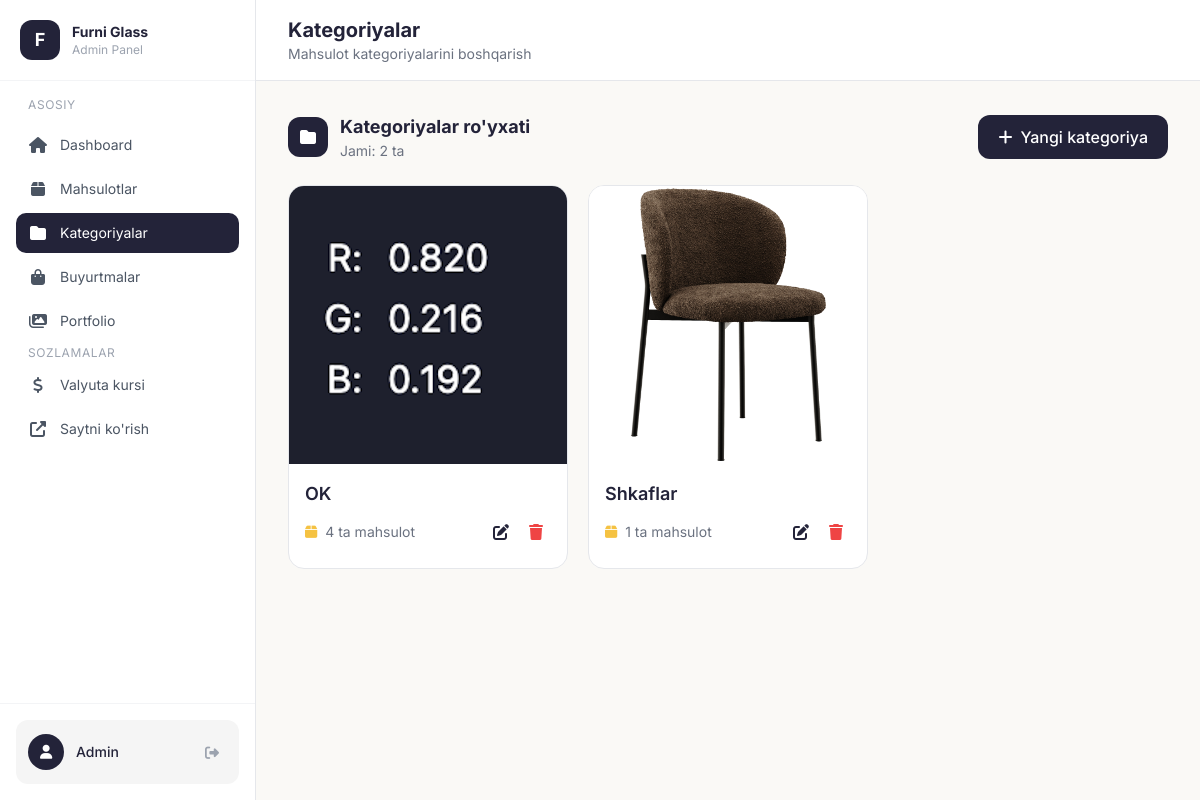
The page /admin/categories (signed in) on the database its author committed.
### models.py (models this page shows, shortened)
class Category(db.Model):
    id = db.Column(db.Integer, primary_key=True)
    name = db.Column(db.String(100), nullable=False)
    name_uz = db.Column(db.String(100), nullable=False)
    name_ru = db.Column(db.String(100))  # Avtomatik tarjima
    name_en = db.Column(db.String(100))  # Avtomatik tarjima
    slug = db.Column(db.String(100), unique=True, nullable=False)
    image = db.Column(db.String(200))
    products = db.relationship('Product', backref='category', lazy=True)

### app.py (the view)
@app.route('/admin/categories')
@login_required
def admin_categories():
    categories = Category.query.all()
    return render_template('admin/categories.html', categories=categories)

### app.py (called while the page is built)
@login_manager.user_loader
def load_user(user_id):
    return Admin.query.get(int(user_id))

def get_exchange_rate() -> float:
    rate = ExchangeRate.query.first()
    if not rate:
        rate = ExchangeRate(value=12000.0)
        db.session.add(rate)
        db.session.commit()
    return rate.value

def get_cart():
    if 'cart' not in session:
        session['cart'] = []
    return session['cart']

def get_cart_count():
    cart = get_cart()
    return sum(item['quantity'] for item in cart)

@app.context_processor
def cart_context():
    return {'cart_count': get_cart_count()}

@app.context_processor
def currency_context():
    try:
        rate = get_exchange_rate()
    except Exception:
        rate = 12000.0
    return {'usd_rate': rate}

def get_locale():
    return session.get('lang', DEFAULT_LANGUAGE)

@app.context_processor
def language_context():
    current_lang = get_locale()
    def translate(key_path):
        """Template helper for translations"""
        return get_translation(key_path, current_lang)
    return {
        'lang': current_lang,
        'languages': SUPPORTED_LANGUAGES,
        't': translate,
        'T': TRANSLATIONS
    }

### templates/admin/categories.html (shortened to what this page needs)
{% extends "admin/base.html" %}
{% block page_title %}Kategoriyalar{% endblock %}
{% block page_subtitle %}Mahsulot kategoriyalarini boshqarish{% endblock %}
{% block content %}
<div class="flex flex-col sm:flex-row sm:items-center sm:justify-between gap-4 mb-6">
    <div class="flex items-center gap-3">
        <div class="w-10 h-10 bg-[#232339] rounded-xl flex items-center justify-center">
            <i class="fas fa-folder text-white"></i>
        </div>
        <div>
            <h2 class="text-lg font-bold text-[#232339]">Kategoriyalar ro'yxati</h2>
            <p class="text-sm text-gray-500">Jami: {{ categories|length }} ta</p>
        </div>
    </div>
    <a href="/admin/category/add" class="inline-flex items-center justify-center gap-2 bg-[#232339] hover:bg-black text-white px-5 py-2.5 rounded-xl font-medium transition">
        <i class="fas fa-plus"></i>
        <span>Yangi kategoriya</span>
    </a>
</div>
{% if categories %}
<div class="grid grid-cols-1 sm:grid-cols-2 lg:grid-cols-3 xl:grid-cols-4 gap-5">
    {% for category in categories %}
    <div class="bg-white rounded-2xl border border-gray-200 overflow-hidden group hover:shadow-lg hover:border-[#232339]/30 transition-all duration-300">
        <div class="aspect-square bg-[#F5F5F5] relative overflow-hidden">
            {% if category.image %}
                <img src="/uploads/{{ category.image }}" alt="{{ category.name_uz }}" class="w-full h-full object-cover group-hover:scale-105 transition-transform duration-300">
            {% else %}
                <div class="w-full h-full flex items-center justify-center">
                    <i class="fas fa-folder text-6xl text-gray-300"></i>
                </div>
            {% endif %}
        </div>
        <div class="p-4">
            <h3 class="text-lg font-semibold text-[#232339] mb-1">{{ category.name_uz }}</h3>
            <div class="flex items-center justify-between">
                <span class="text-sm text-gray-500">
                    <i class="fas fa-box text-[#F5C242] mr-1"></i>
                    {{ category.products|length }} ta mahsulot
                </span>
                <div class="flex items-center gap-1">
                    <a href="/admin/category/{{ category.id }}/edit" class="p-2 hover:bg-[#F5F5F5] text-[#232339] rounded-lg transition" title="Tahrirlash">
                        <i class="fas fa-edit"></i>
                    </a>
                    <form action="/admin/category/{{ category.id }}/delete" method="POST" class="inline" onsubmit="return confirm('Rostdan ham o\'chirmoqchimisiz?');">
                        <button type="submit" class="p-2 hover:bg-red-50 text-red-500 rounded-lg transition" title="O'chirish">
                            <i class="fas fa-trash"></i>
                        </button>
                    </form>
                </div>
            </div>
        </div>
    </div>
    {% endfor %}
</div>
{% endif %}
{% endblock %}

### templates/admin/base.html (shortened to what this page needs)
<!DOCTYPE html>
<html lang="uz">
<head>
    <script src="https://cdn.tailwindcss.com"></script>
    <link rel="stylesheet" href="https://cdnjs.cloudflare.com/ajax/libs/font-awesome/6.4.0/css/all.min.css">
</head>
<body class="bg-[#FAF9F6] min-h-screen">
    <div class="flex h-screen overflow-hidden">
        <aside class="hidden lg:flex lg:flex-col w-64 bg-white border-r border-gray-200 fixed h-full z-30">
            <div class="p-5 border-b border-gray-100">
                <div class="flex items-center gap-3">
                    <div class="w-10 h-10 bg-[#232339] rounded-xl flex items-center justify-center">
                        <span class="text-white font-bold text-lg">F</span>
                    </div>
                    <div>
                        <h2 class="text-sm font-bold text-[#232339]">Furni Glass</h2>
                        <p class="text-xs text-gray-400">Admin Panel</p>
                    </div>
                </div>
            </div>
            <nav class="flex-1 p-4 space-y-1 overflow-y-auto scrollbar-thin">
                <p class="text-xs text-gray-400 uppercase tracking-wider px-3 mb-3">Asosiy</p>
                <a href="/admin" class="nav-item flex items-center gap-3 px-3 py-2.5 text-gray-600 {% if request.endpoint == 'admin_dashboard' %}active{% endif %}">
                    <i class="fas fa-home w-5 text-center"></i>
                    <span class="text-sm">Dashboard</span>
                </a>
                <a href="/admin/products" class="nav-item flex items-center gap-3 px-3 py-2.5 text-gray-600 {% if request.endpoint in ['admin_products', 'admin_product_add', 'admin_product_edit'] %}active{% endif %}">
                    <i class="fas fa-box w-5 text-center"></i>
                    <span class="text-sm">Mahsulotlar</span>
                </a>
                <a href="/admin/categories" class="nav-item flex items-center gap-3 px-3 py-2.5 text-gray-600 {% if request.endpoint in ['admin_categories', 'admin_category_add', 'admin_category_edit'] %}active{% endif %}">
                    <i class="fas fa-folder w-5 text-center"></i>
                    <span class="text-sm">Kategoriyalar</span>
                </a>
                <a href="/admin/orders" class="nav-item flex items-center gap-3 px-3 py-2.5 text-gray-600 {% if request.endpoint == 'admin_orders' %}active{% endif %}">
                    <i class="fas fa-shopping-bag w-5 text-center"></i>
                    <span class="text-sm">Buyurtmalar</span>
                </a>
                <a href="/admin/portfolios" class="nav-item flex items-center gap-3 px-3 py-2.5 text-gray-600 {% if request.endpoint in ['admin_portfolios', 'admin_portfolio_add', 'admin_portfolio_edit'] %}active{% endif %}">
                    <i class="fas fa-images w-5 text-center"></i>
                    <span class="text-sm">Portfolio</span>
                </a>
                <p class="text-xs text-gray-400 uppercase tracking-wider px-3 mb-3 mt-6">Sozlamalar</p>
                <a href="/admin/settings/currency" class="nav-item flex items-center gap-3 px-3 py-2.5 text-gray-600 {% if request.endpoint == 'admin_currency_settings' %}active{% endif %}">
                    <i class="fas fa-dollar-sign w-5 text-center"></i>
                    <span class="text-sm">Valyuta kursi</span>
                </a>
                <a href="/" target="_blank" class="nav-item flex items-center gap-3 px-3 py-2.5 text-gray-600">
                    <i class="fas fa-external-link-alt w-5 text-center"></i>
                    <span class="text-sm">Saytni ko'rish</span>
                </a>
            </nav>
            <div class="p-4 border-t border-gray-100">
                <div class="flex items-center justify-between p-3 rounded-xl bg-[#F5F5F5]">
                    <div class="flex items-center gap-3">
                        <div class="w-9 h-9 bg-[#232339] rounded-full flex items-center justify-center">
                            <i class="fas fa-user text-white text-sm"></i>
                        </div>
                        <span class="text-sm font-medium text-[#232339]">Admin</span>
                    </div>
                    <a href="/admin/logout" class="text-gray-400 hover:text-red-500 transition p-2" title="Chiqish">
                        <i class="fas fa-sign-out-alt text-sm"></i>
                    </a>
                </div>
            </div>
        </aside>
        <main class="flex-1 lg:ml-64 overflow-y-auto">
            <div class="hidden lg:flex items-center justify-between px-8 py-4 bg-white border-b border-gray-200 sticky top-0 z-20">
                <div>
                    <h1 class="text-xl font-bold text-[#232339]">{% block page_title %}Dashboard{% endblock %}</h1>
                    <p class="text-sm text-gray-500">{% block page_subtitle %}Xush kelibsiz{% endblock %}</p>
                </div>
            </div>
            <div class="p-4 lg:p-8 mt-14 lg:mt-0">
                {% block content %}{% endblock %}
            </div>
        </main>
    </div>
</body>
</html>

### templates/admin/base.html (style rules this page uses)
body { font-family: 'Inter', sans-serif; }
:root { --color-primary: #232339; --color-accent: #F5C242; }
.nav-item { transition: all 0.2s ease; border-radius: 10px; }
.nav-item.active { background: var(--color-primary); color: white; }

### rows shown on the page
Category: image (picture), name_uz "OK", products|length "4"
Category: image (picture), name_uz "Shkaflar", products|length "1"

### other values the page prints
{{ categories|length }} "2"
